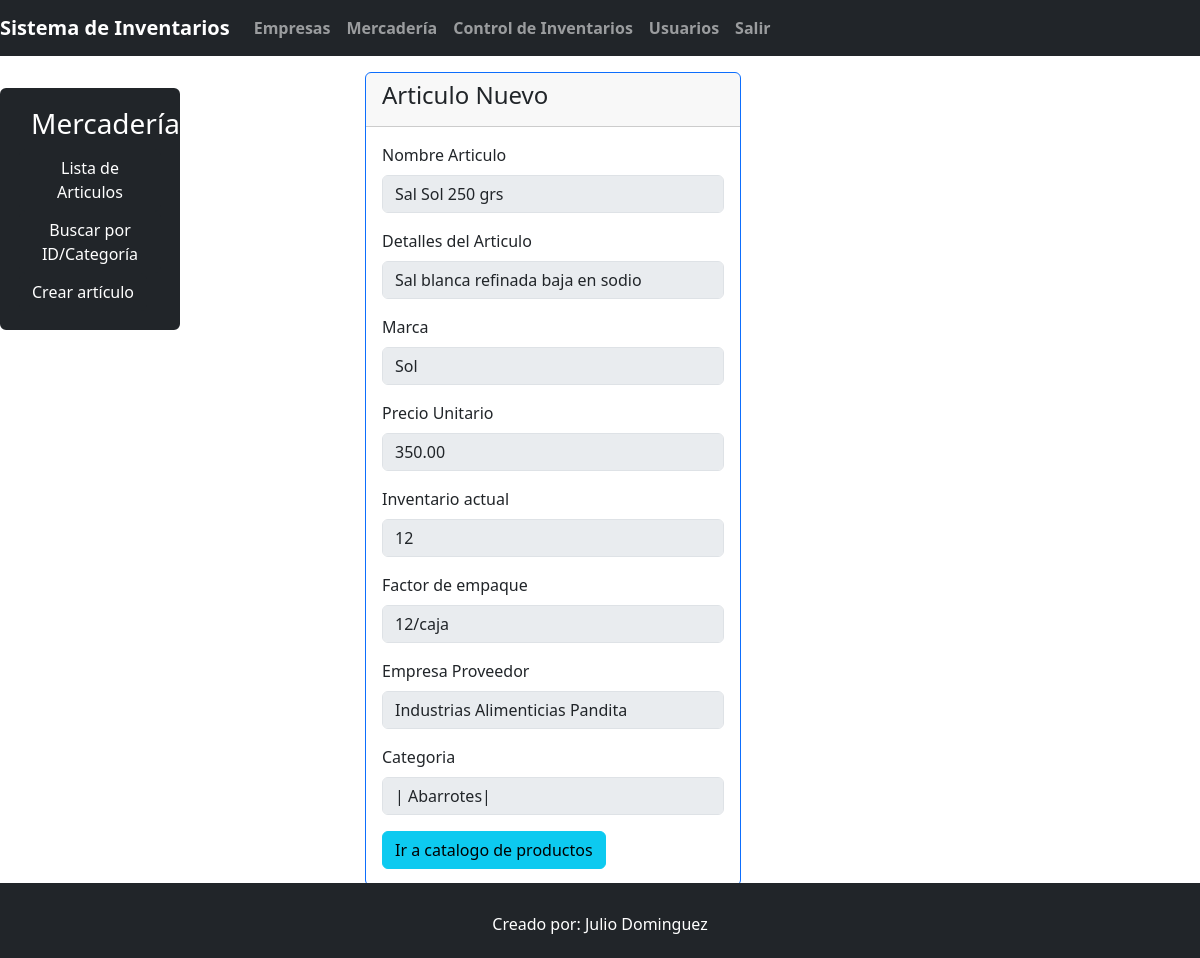
/productos/productos_detail/2/ (signed in), run on the app's committed database.
### productos/models.py (models this page shows, shortened)
class Producto(models.Model):
    nombre = models.CharField(max_length=50)
    descripcion = models.TextField(blank=True, null=True)
    marca = models.CharField(max_length=50)
    precio_unitario = models.DecimalField(decimal_places=2, max_digits=10000)
    inventario = models.IntegerField(default=0)
    factor_de_empaque = models.ForeignKey(Factor_empaque, null=True, on_delete=models.SET_NULL)
    fecha_compra = models.DateTimeField(auto_now_add=True)
    empresa_proveedor = models.ForeignKey(EmpresaProveedor, null=True, blank=False, on_delete=models.SET_DEFAULT, default="")
    categoria = models.ManyToManyField(Categoria, blank=True)

class Factor_empaque(models.Model):
    factor_de_empaque = models.CharField(max_length=30, blank=False)
    def __str__(self):
        return self.factor_de_empaque

class Categoria(models.Model):
    nombre = models.CharField(max_length=50)
    def __str__(self):
        return self.nombre

### perfil/models.py (models this page shows)
class EmpresaProveedor(models.Model):
    nombre_empresa = models.CharField(max_length=50, default="")
    nit = models.CharField(max_length=20)
    telefono = models.CharField(max_length=50)
    contacto_email = models.EmailField()
    class Meta:
        verbose_name = "Empresa"
        verbose_name_plural = "Empresas"
    def __str__(self):
        return self.nombre_empresa

### productos/views.py (the view)
# urls.py: re_path(r'^productos_detail/(?P<pk>\d+)/$', login_required(Detalles_producto.as_view()), name='productos_detail'),
class Detalles_producto(DetailView):
    model = Producto
    queryset = Producto.objects.all()
    template_name = 'detalles_productos.html'

### productos/templates/detalles_productos.html (shortened to what this page needs)
{% extends 'index_productos.html' %}
{% load static %}
{% block content %}
<div class="container">
    <div class="card border-primary col-md-8 offset-md-1 fondo">
        <div class="card-header">
            <h4 class="card-title">Articulo Nuevo</h4>
        </div>
        <div class="card-body">
            <form method="post">
                <div class="mb-3">
                    <label for="nombre" class="form-label">Nombre Articulo</label>
                    <input name="nombre" type="text" value="{{object.nombre}}" class="form-control" id="nombre" disabled>
                </div>
                <div class="mb-3">
                    <label for="descripcion" class="form-label">Detalles del Articulo</label>
                    <input name="descripcion" type="text" value="{{object.descripcion}}" class="form-control" id="descripcion" disabled>
                </div>
                <div class="mb-3">
                    <label for="marca" class="form-label">Marca</label>
                    <input name="marca" type="text" value="{{object.marca}}" class="form-control" id="marca" disabled>
                </div>
                <div class="mb-3">
                    <label for="precio_unitario" class="form-label">Precio Unitario</label>
                    <input name="precio_unitario" type="text" value="{{object.precio_unitario}}" class="form-control" id="precio_unitario" disabled>
                </div>
                <div class="mb-3">
                    <label for="inventario" class="form-label">Inventario actual</label>
                    <input name="inventario" type="number" value="{{object.inventario}}" class="form-control" id="inventario" disabled>
                </div>
                <div class="mb-3">
                    <label for="factor_de_empaque" class="form-label">Factor de empaque</label>
                    <input name="factor_de_empaque" type="text" value="{{object.factor_de_empaque}}" class="form-control" id="factor_de_empaque" disabled>
                </div>
                <div class="mb-3">
                    <label for="empresa_proveedor" class="form-label">Empresa Proveedor</label>
                    <input name="empresa_proveedor" type="text" value="{{object.empresa_proveedor}}" class="form-control" id="empresa_proveedor" disabled>
                </div>
                <div class="mb-3">
                    <label for="categoria" class="form-label">Categoria</label>
                    <input name="categoria" type="text" value="{% for categoria in producto.categoria.all %}| {{ categoria }}|{% endfor %}" class="form-control" id="categoria" disabled>
                </div>
                <div class="mt-3">
                    <a class="btn btn-info" href="{% url 'productos:productos_listar' %}">Ir a catalogo de productos</a>
                </div>
            </form>
        </div>
    </div>
</div>
{% endblock content %}

### productos/templates/detalles_productos.html (style rules this page uses)
.card-footer, .card-header { border-radius: 10px; }

### data on the page
Producto: nombre "Sal Sol 250 grs", descripcion "Sal blanca refinada baja en sodio", marca "Sol", precio_unitario "350.00", inventario "12", factor_de_empaque "12/caja", empresa_proveedor "Industrias Alimenticias Pandita", categoria "| Abarrotes|"
